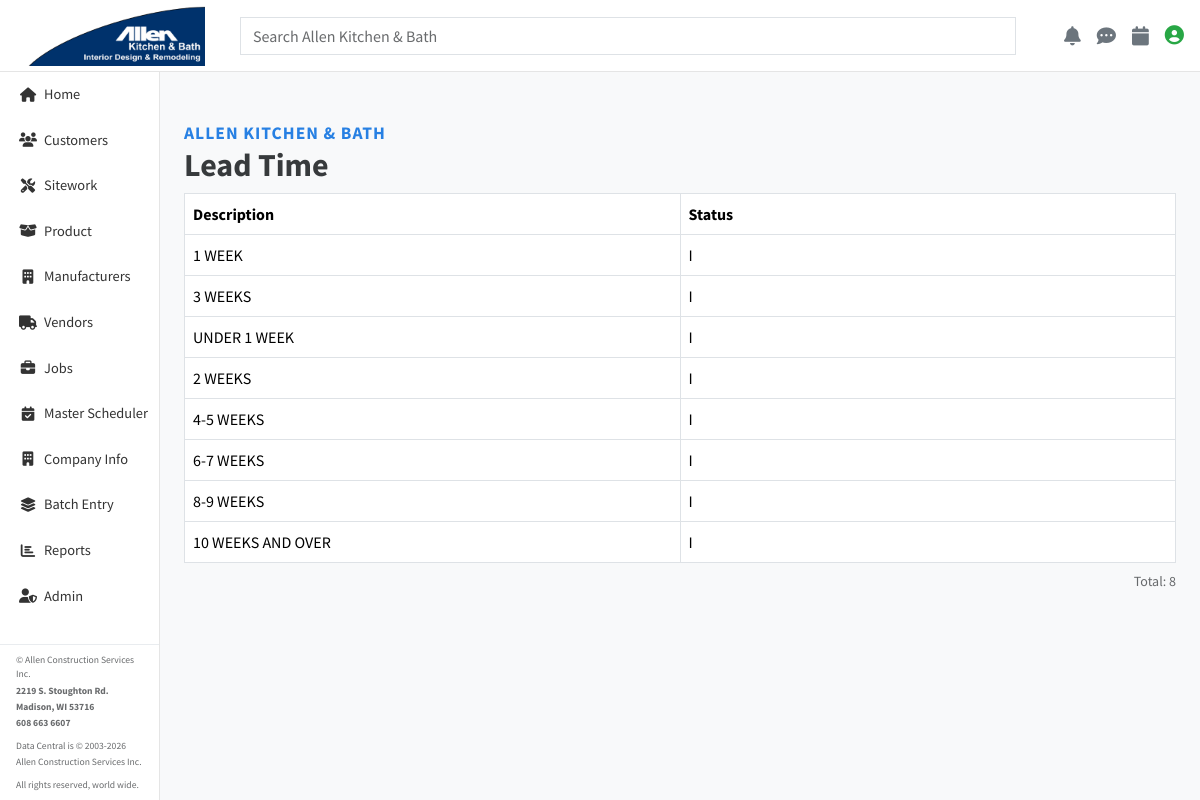
Screenshot of /product/lead-times/ (signed in) with the database file from the repository.
### product/models.py (models this page shows, shortened)
class LeadTime(models.Model):
    description = models.CharField(max_length=30)
    status = models.BooleanField(default=True)

### product/views.py (the view)
# urls.py: path('lead-times/', views.lead_time_list, name='lead_time'),  # List lead times
@login_required
def lead_time_list(request):
    lead_times = LeadTime.objects.all()
    return render(request, 'product/lead_time.html', {'lead_times': lead_times})

### sitework/context_processors.py (called while the page is built)
def sw(request):
    return {'sw': Sitework(request)}

### product/templates/product/lead_time.html (shortened to what this page needs)
{% extends "base.html" %}
{% load static %}
{% block content %}
<div class="container-fluid mt-4">
    <div class="d-flex justify-content-between align-items-center mb-2">
        <div>
            <span class="fw-bold text-primary" style="font-size: 1.1rem; letter-spacing: 1px;">ALLEN KITCHEN & BATH</span>
            <h2 class="fw-bold mb-0" style="font-size: 2rem;">Lead Time</h2>
        </div>
    </div>
    <div class="table-responsive">
        <table class="table table-bordered table-hover align-middle mb-0" style="table-layout: fixed; width: 100%;">
            <thead class="sticky-header">
                <tr>
                    <th style="width: 50%;">Description</th>
                    <th style="width: 50%;">Status</th>
                </tr>
            </thead>
            <tbody>
                {% for lead_time in lead_times %}
                <tr>
                    <td>{{ lead_time.description|default:"N/A" }}</td>
                    <td>{{ lead_time.status|yesno:"A,I" }}</td>
                </tr>
                {% endfor %}
            </tbody>
        </table>
    </div>
    <div class="mt-2 text-end text-muted small" style="margin-right: 0; padding-right: 0;">
        Total: {{ lead_times|length }}
    </div>
</div>
{% endblock %}

### templates/base.html (style rules this page uses)
body { background: #f8f9fa; }

### rows the page displays
LeadTime: description "1 WEEK", status "I"
LeadTime: description "3 WEEKS", status "I"
LeadTime: description "UNDER 1 WEEK", status "I"
LeadTime: description "2 WEEKS", status "I"
LeadTime: description "4-5 WEEKS", status "I"
LeadTime: description "6-7 WEEKS", status "I"
LeadTime: description "8-9 WEEKS", status "I"
LeadTime: description "10 WEEKS AND OVER", status "I"

### other values shown
{{ lead_times|length }} "8"
